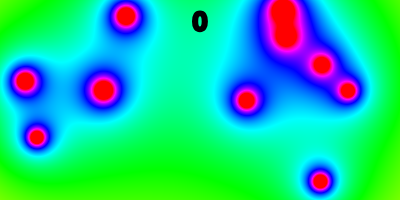
Frame 1 (no input)
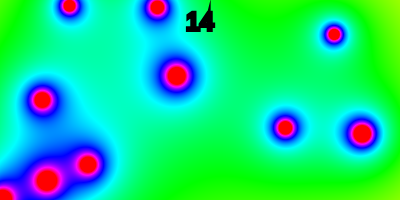
Frame 60 (no input)
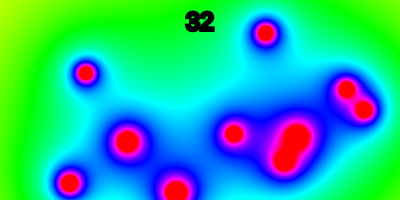
Frame 120 (the mouse pressed at the canvas centre since frame 60)

The p5.js sketch that drew these frames (run headless with seeded random() and noise() and a simulated clock; from frame 60 on, the mouse is pressed at the canvas centre):

// p5.js sketch
// ── sketch.js
new p5();

/******************
 * Blob Object Type
 *******************/

var blob = function(x, y, speed) {
  this.x = x;
  this.y = y;
  let angle = random(0, 2 * PI);
  this.xspeed = speed * Math.cos(angle);
  this.yspeed = speed * Math.sin(angle);
  this.r = random(120, 240);
}

blob.prototype.update = function() {

  this.x += this.xspeed;
  this.y += this.yspeed;

  if (this.x > width || this.x < 0) {
    this.xspeed *= -1;

    if (this.xspeed > 0) {
      this.xspeed += 0.5;
    } else if (this.xspeed < 0) {
      this.xspeed -= 0.5;
    }
  }

  if (this.y > height || this.y < 0) {
    this.yspeed *= -1;
    if (this.yspeed > 0) {
      this.yspeed += 0.5;
    } else if (this.yspeed < 0) {
      this.yspeed -= 0.5;
    }

  }
}

/******************
 * Colorblob Object Type
 *******************/

var Colorblob = function(x, y, speed) {
  blob.call(this, x, y, speed);
}

Colorblob.prototype = Object.create(blob.prototype);

Colorblob.prototype.draw = function() {
  fill(0);
  stroke(0);
  strokeWeight(4);
  ellipse(this.x, this.y, this.r / 4, this.r / 4);

}

Colorblob.prototype.colTrue = function() {

  var collision;

  if (this.x > width || this.x < 0) {
    collision = true;
  } else if (this.y > height || this.y < 0) {
    collision = true;
  } else {
    collision = false;
  }

  return (collision);
}

/******************
 * Main Program
 *******************/

var colorBlob3 = [];

function setup() {
  createCanvas(400, 200);
  colorMode(HSB);
  for (i = 0; i < 10; i++) colorBlob3.push(new Colorblob(random(0, width), random(0, height), 5));
}

var drawScene = function() {
  background(51);
  for (d = 0; d < colorBlob3.length; d++) {
    colorBlob3[d].draw();
  }
}

var totalCount = 0;
var collision;

function draw() {

  collision = false;

  for (u = 0; u < colorBlob3.length; u++) {
    colorBlob3[u].update();
  }

  for (b = 0; b < colorBlob3.length; b++) {
    collision = colorBlob3[b].colTrue();
    if (collision == true) {
      totalCount++;
    }
  }

  drawScene();

  loadPixels();
  for (x = 0; x < width; x++) {
    for (y = 0; y < height; y++) {
      let sum = 0;
      for (i = 0; i < colorBlob3.length; i++) {
        let xdif = x - colorBlob3[i].x;
        let ydif = y - colorBlob3[i].y;
        let d = sqrt((xdif * xdif) + (ydif * ydif));
        sum += 10 * colorBlob3[i].r / d;
      }
      set(x, y, color(sum, 255, 255));
    }
  }

  updatePixels();
  textSize(25);
  textAlign(CENTER);
  text(totalCount, 200, 30);

}

// ── style.css
html, body {
  margin: 0;
  padding: 0;
}
canvas {
  display: block;
  width: 1000px;
}
